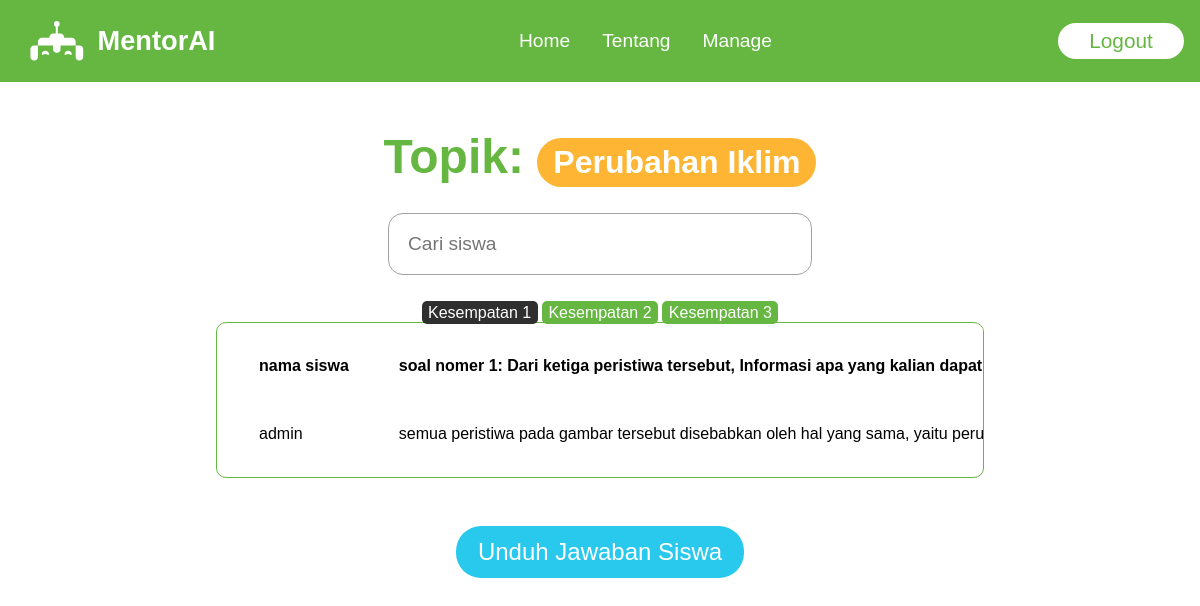
The page /studentsAnswer1/2/ (signed in) on the database as committed earlier.
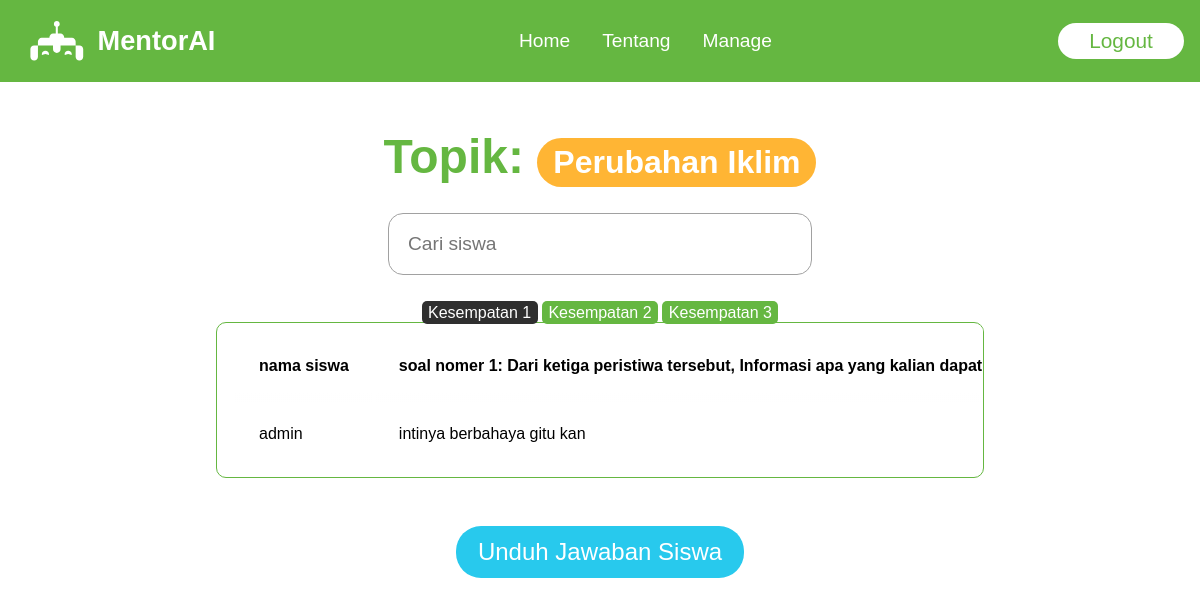
The same page on the database as committed later.
### appBelajar/models.py (models this page shows, shortened)
class Answers1(models.Model):
    user = models.ForeignKey(User, on_delete=models.CASCADE, null=True, blank=True)
    question = models.ForeignKey(Questions, on_delete=models.CASCADE)
    topic = models.ForeignKey(Topics, on_delete=models.CASCADE)
    answer = models.TextField(blank=True, null=True)
    feedback = models.TextField(blank=True, null=True)
    score = models.PositiveIntegerField(blank=True, null=True)

### appBelajar/views.py (the view)
# urls.py: path("studentsAnswer1/<int:pk>/", views.studentsAnswer1, name='studentsAnswer1'),
@user_passes_test(lambda u: u.is_superuser)
def studentsAnswer1(request, pk):
    topic = Topics.objects.get(id=pk)
    q = request.GET.get('q', '')
    filtered_answers = Answers1.objects.filter(Q(user__username__icontains=q), topic=topic).select_related('user', 'question')
    questions = list(Questions.objects.filter(topic=topic))
    def generate_header(questions):
        headers = ['nama siswa']
        for i, question in enumerate(questions, start=1):
            headers.append(f"soal nomer {i}: {question.question}")
            headers.append(f"Umpan Balik soal nomer {i}")
        headers.append('nilai siswa')
        return headers
    headers = generate_header(questions)
    user_answers = defaultdict(lambda: {'answers': {}, 'feedback': {}, 'score': {}})
    for answer in filtered_answers:
        user = answer.user.username
        question_text = answer.question.question
        user_answers[user]['answers'][question_text] = answer.answer
        user_answers[user]['feedback'][question_text] = answer.feedback
        user_answers[user]['score'][question_text] = answer.score or 0
    row_table = []
    for user, data in user_answers.items():
        row_data = [user]
        user_score = 0
        for question in questions:
            row_data.append(data['answers'].get(question.question, ''))
            row_data.append(data['feedback'].get(question.question, ''))
            user_score += data['score'].get(question.question, 0)
        final_score = int(user_score / (3 * len(questions)) * 100)
        row_data.append(final_score)
        row_table.append(row_data)
    context = {'headers': headers, 'row_data': row_table, 'topic': topic}
    return render(request, 'appBelajar/studentsAnswer1.html', context)

### appBelajar/templates/appBelajar/studentsAnswer1.html
{% extends 'main.html' %}
{% block content %}
<div class="studentsAnswer-container">
    <h1>Topik: <span>{{topic.name|title}}</span></h1>
    <form class="search-topic" action="" method="get">
        <input name="q" placeholder="Cari siswa">
    </form>
    <a class="myResult-selected" id="myResult-chance1" href="{% url 'studentsAnswer1' topic.id %}">Kesempatan 1</a>
    <a class="myResult-Nselected" id="myResult-chance2" href="{% url 'studentsAnswer2' topic.id %}">Kesempatan 2</a>
    <a class="myResult-Nselected" id="myResult-chance3" href="{% url 'studentsAnswer3' topic.id %}">Kesempatan 3</a>
    <table class="studentsAnswer-table">
        <thead class="stundentsAnswer-table-header">
            {% for header in headers %}
            <th>{{header}}</th>
            {% endfor %}
        </thead>
        {% for rows in row_data %}
        <tr>
            {% for row in rows %}
            <td>{{row}}</td>
            {% endfor %}
        </tr>
        {% endfor %}
    </table>
    <a href="{% url 'downloadAnswers1' topic.id %}" class="download-answers">Unduh Jawaban Siswa</a>
</div>
{% endblock %}

Rows that differ between the two databases and show on the page:
removed Answers1: rows "semua peristiwa pada gambar tersebut disebabkan oleh hal yang sama, yaitu…"
added Answers1: rows "intinya berbahaya gitu kan"
